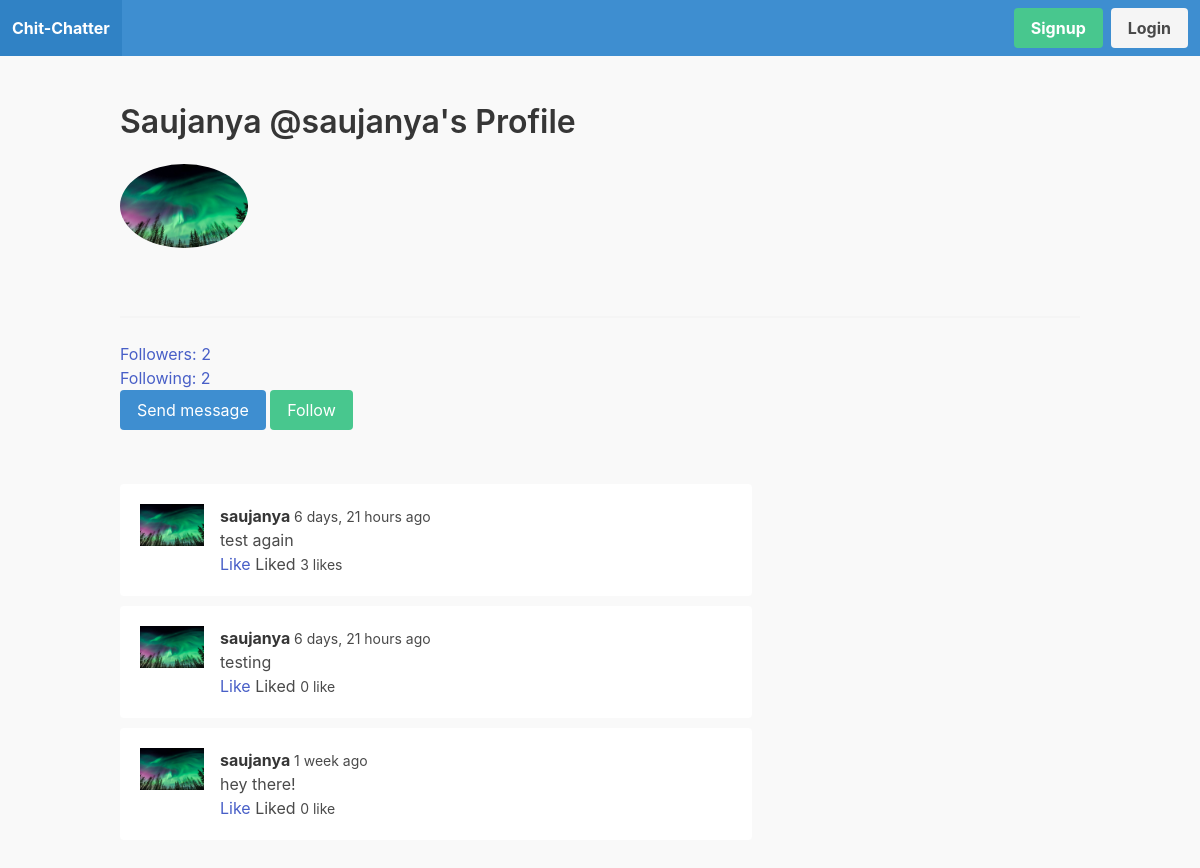
Before: /profile/saujanya/ with the older database file.
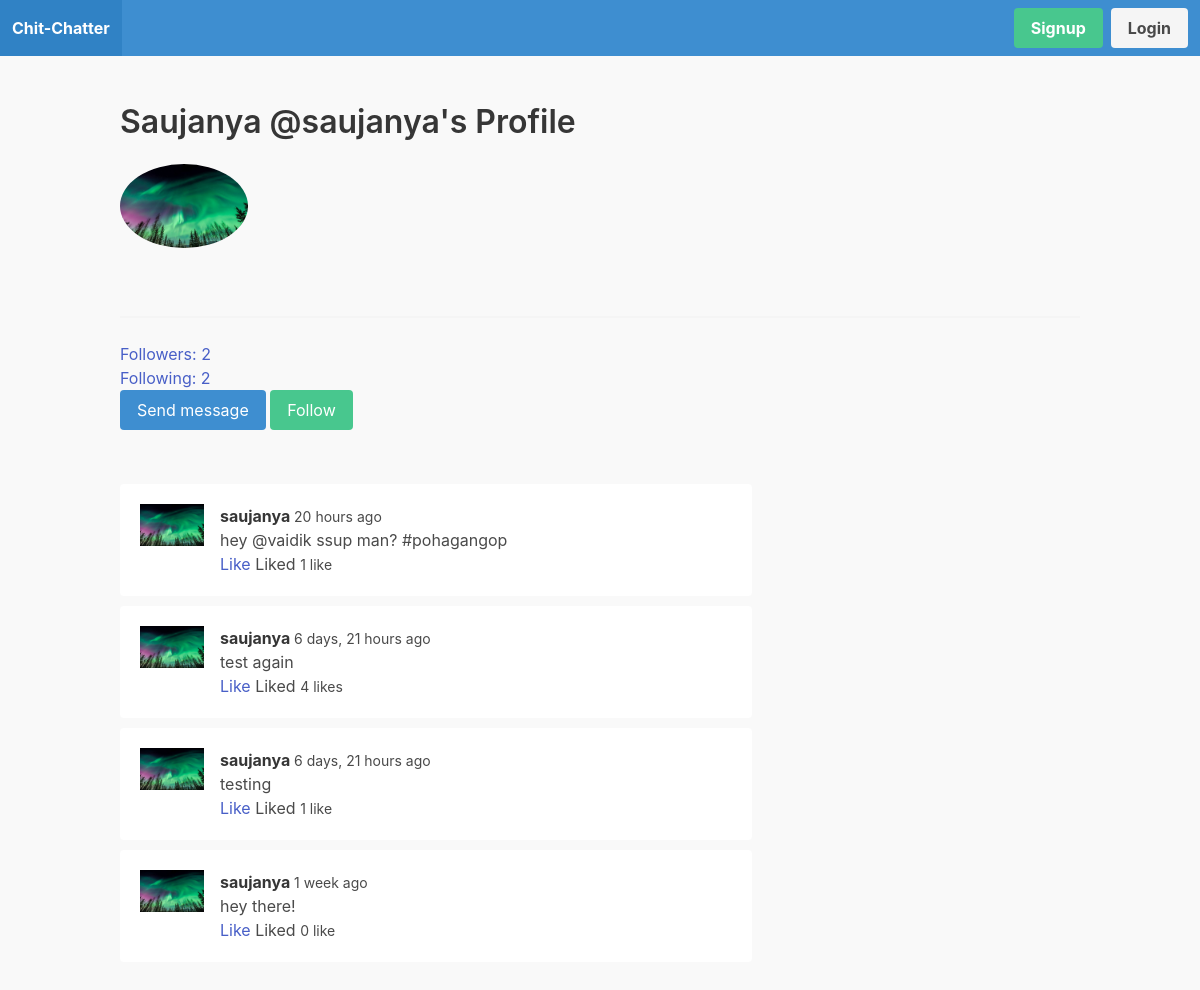
After: the same page with the newer database file.
### apps/feed/models.py (models this page shows, shortened)
class Tweet(models.Model):
  body = models.CharField(max_length=255)
  created_by = models.ForeignKey(User, on_delete=models.CASCADE, related_name='tweets')
  created_at = models.DateTimeField(auto_now_add=True)
  class Meta:
    ordering = ('-created_at',)

### apps/user_profile/models.py (models this page shows, shortened)
class UserProfile(models.Model):
  user = models.OneToOneField(User, on_delete=models.CASCADE)
  follows = models.ManyToManyField('self', related_name='followed_by', symmetrical=False)  # if A follows B, B should not automatically follow back A
  avatar = models.ImageField(upload_to='uploads/', null=False, blank=False, default='uploads/default.jpg')

### apps/user_profile/views.py (the view)
# urls.py: path('profile/<str:username>/', user_profile, name='user_profile'),
def user_profile(request, username):
  user = get_object_or_404(User, username=username)
  tweets = user.tweets.all()
  for tweet in tweets:
    likes = tweet.likes.filter(created_by_id=request.user.id)
    if likes.count() > 0:
      tweet.liked = True
    else:
      tweet.liked = False
  context = {
    'user': user,
    'tweets': tweets
  }
  return render(request, 'user_profile/user_profile.html', context)

### apps/notification/context_processors.py (called while the page is built)
def notifications(request):
  if request.user.is_authenticated:
    return {'notifications': request.user.notifications.filter(is_read=False)}
  else:
    return {'notifications': []}

### apps/user_profile/templates/user_profile/user_profile.html (shortened to what this page needs)
{% extends 'core/base.html' %}
  {% load humanize %}
  {% block content %}
    <div class="container" id="user_profile_app">
      <div class="columns">
        <div class="column is-12">
          <h1 class="title">
            {{ user.first_name }} {{ user.last_name }} @{{ user.username }}'s Profile
          </h1>
          {% if user.user_profile.avatar %}
            <figure class="image is-128x128">
              <img src="{{ user.user_profile.avatar.url }}" style="border-radius: 50%;" alt="">
            </figure>
          {% endif %}
          <hr>
          <p>
            <a href="{% url 'followers' user.username %}">
              Followers: {{ user.user_profile.followed_by.count }}
            </a>
          </p>
          <p>
            <a href="{% url 'followings' user.username %}">
              Following: {{ user.user_profile.follows.count }}
            </a>
          </p>
          {% if user != request.user %}
            <a href="{% url 'conversation' user.id %}" class="button is-info">
              Send message
            </a>
            {% if request.user.user_profile in user.user_profile.followed_by.all %}
              <a href="{% url 'unfollow_user' user.username %}" class="button is-danger">
                Unfollow
              </a>
            {% else %}
              <a href="{% url 'follow_user' user.username %}" class="button is-success">
                Follow
              </a>
            {% endif %}
          {% endif %}
        </div>
      </div>
      <div class="columns">
        <div class="column is-8">
          <div class="wrapper-tweets">
            {% for tweet in tweets %}
              <div class="tweet">
                <article class="media">
                  <figure class="media-left">
                    <p class="image is-64x64">
                      {% if user.user_profile.avatar %}
                        <img src="{{ user.user_profile.avatar.url }}" alt="">
                      {% endif %}
                    </p>
                  </figure>
                  <div class="media-content">
                    <div class="content">
                      <p>
                        <strong>
                          {{ tweet.created_by.username }}
                        </strong>
                        <small>
                          {{ tweet.created_at|naturaltime }}
                        </small>
                        <br>
                        {{ tweet.body }}
												<br>
												<a @click="likeTweet({{ tweet.id}})" v-if="!liked_tweets.includes({{ tweet.id }})">Like</a>
												<span v-if="liked_tweets.includes({{ tweet.id }})">Liked</span>
												<small id="likes-{{ tweet.id }}">
                          {% if tweet.likes.count > 1 %}
                            {{ tweet.likes.count }} likes
                          {% else %}
                            {{ tweet.likes.count }} like
                          {% endif %}
                        </small>
                      </p>
                    </div>
                  </div>
                </article>
              </div>
            {% endfor %}
          </div>
        </div>
      </div>
    </div>
  {% endblock %}

Changed rows visible on the page:
added Tweet: user_profile.avatar (picture), created_by.username "saujanya", created_at "20 hours ago", body "hey @vaidik ssup man? #pohagangop", likes.count "1"
computed for Tweet "test again": likes.count "3" → "4"
computed for Tweet "testing": likes.count "0" → "1"
